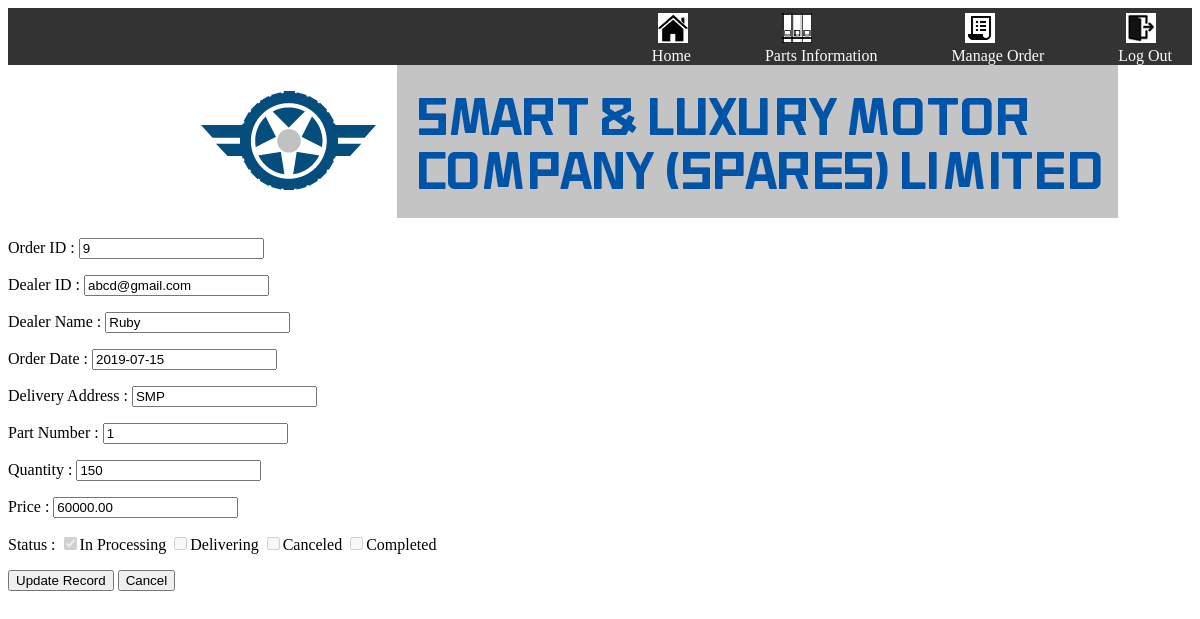
The page /updateOrder.php?orderID=9 on the database its author committed.
### tables this page shows
CREATE TABLE `orders` (
  `orderID` int(11) NOT NULL,
  `dealerID` varchar(50) NOT NULL,
  `orderDate` date NOT NULL,
  `deliveryAddress` varchar(255) DEFAULT NULL,
  `status` int(1) NOT NULL
);

CREATE TABLE `dealer` (
  `dealerID` varchar(50) NOT NULL,
  `password` varchar(50) NOT NULL,
  `name` varchar(50) NOT NULL,
  `phoneNumber` varchar(50) NOT NULL,
  `address` varchar(255) NOT NULL
);

CREATE TABLE `orderpart` (
  `orderID` int(11) NOT NULL,
  `partNumber` int(11) NOT NULL,
  `quantity` int(10) NOT NULL,
  `price` decimal(10,2) NOT NULL
);

### updateOrder.php (the view, shortened to what this page needs)
<!DOCTYPE html>
<html lang="en">
<head>
    <link rel="stylesheet" href="Style.css" />
</head>
<body>
<div class="menu">
    <nav class="navbar">
        <ul class="right-menu">
            <li><a href="HomePage.php" target="content"><img src="picture/HomePage.png" alt=""><br> Home</a></li>
            <li><a href="PartsInformation.php" target="content"><img src="picture/folder-128.png" alt=""><br> Parts Information</a></li>
            <li><a href="ManageOrder.php" target="content"><img src="picture/order-128.png" alt=""> <br>Manage Order</a></li>
            <li><a href="javascript://" onclick="self.parent.location='Login.php'" target=""><img src="picture/LogOut.jpg" alt=""> <br>Log Out</a></li>
        </ul>
    </nav>
</div>
<a href="HomePage.php"><img src="picture/CompanyName.png" alt=""></a>
<?php
$orderID = $_GET['orderID'];
$conn = mysqli_connect("127.0.0.1", "root", "", "projectdb")
or die(mysqli_connect_error());
$sql = "SELECT orders.orderID,dealer.dealerID,name,orderDate, deliveryAddress,partNumber,quantity,price,status FROM orders,orderpart,dealer where orders.orderID=orderpart.orderID AND orders.dealerID = dealer.dealerID AND orders.orderID ='$orderID' ;";
$rs = mysqli_query($conn, $sql)
or die(mysqli_error($conn));
$rc = mysqli_fetch_assoc($rs);
$s = $rc['status'];
if($s==0){
    $check0 = "checked";
    $check1 = "";
    $check2 = "";
    $check3 = "";
}
    elseif($s == 1){
    $check0 = "";
    $check1 = "checked";
    $check2 = "";
    $check3 = "";
}elseif($s==2){
    $check0 = "";
    $check1 = "";
    $check2 = "checked";
    $check3 = "";
}else{
    $check0 = "";
    $check1 = "";
    $check2 = "";
    $check3 = "checked";
}
?>
<form name="form1" method="post" action="">
    <p>
        <label for="orderID">Order ID : </label>
        <input name="orderID" type="text" value="<?php echo $rc['orderID']?>" readonly>
    </p>
    <p>
        <label for="dealerID">Dealer ID : </label>
        <input name="dealerID" type="text" value="<?php echo $rc['dealerID']?>"readonly>
    </p>
    <p>
        <label for="name">Dealer Name : </label>
        <input name="name" type="text" value="<?php echo $rc['name']?>"readonly>
    </p>
    <p>
        <label for="orderDate">Order Date : </label>
        <input name="orderDate" type="text" value="<?php echo $rc['orderDate']?>">
    </p>
    <p>
        <label for="deliveryAddress">Delivery Address : </label>
        <input name="deliveryAddress" type="text" value="<?php echo $rc['deliveryAddress']?>">
    </p>
    <p>
        <label for="partNumber">Part Number : </label>
        <input name="partNumber" type="text" value="<?php echo $rc['partNumber']?>"readonly>
    </p>
    <p>
        <label for="quantity">Quantity : </label>
        <input name="quantity" type="text" value="<?php echo $rc['quantity']?>">
    </p>
    <p>
        <label for="price">Price : </label>
        <input name="price" type="text" value="<?php echo $rc['price']?>">
    </p>
    <p>
        <label for="status">Status :</label>
        <label><input type="checkbox" name="status" value="0" <?php echo $check0 ?> disabled>In Processing</label>
        <label><input type="checkbox" name="status" value="1" <?php echo $check1 ?> disabled>Delivering</label>
        <label><input type="checkbox" name="status" value="2" <?php echo $check2 ?> disabled>Canceled</label>
        <label><input type="checkbox" name="status" value="3" <?php echo $check3 ?> disabled>Completed</label>
    </p>
    <input type="submit" value="Update Record" name="update_btn">
    <input type="button" value="Cancel" onclick="window.location.href='ManageOrder.php';" />
    <br>
</form>
</body>
</html>

### Style.css (style rules this page uses)
.menu { margin: 0; padding: 0; background-color: #333333; }
.menu::after { content: ""; display: table; clear: both; }
nav { float: right; margin-right: 20px; }
nav ul { margin: 0; padding: 0; list-style: none; }
nav li { display: inline-block; margin-left: 70px; padding-top: 5px; }
nav a { color: snow; text-align: center; text-decoration: none; }
body { background-image: url(picture/bg.png); background-size: cover; }
img { margin-left: 20%; }
@media only screen and (max-width:1200px) { img { margin-left: 15%; } }

### rows shown on the page
orders: orderID "9", dealerID "abcd@gmail.com", name "Ruby", orderDate "2019-07-15", deliveryAddress "SMP", partNumber "1", quantity "150", price "60000.00"
